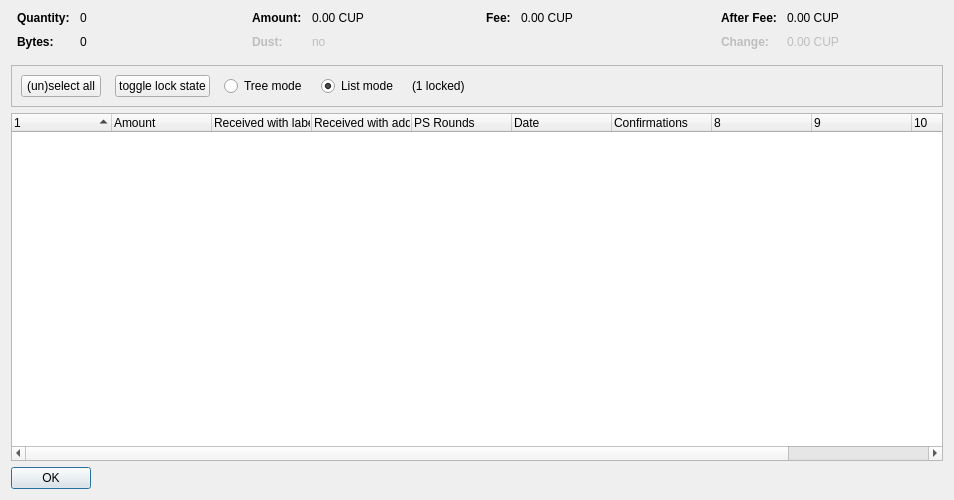
<?xml version="1.0" encoding="UTF-8"?>
<ui version="4.0">
 <class>CoinControlDialog</class>
 <widget class="QDialog" name="CoinControlDialog">
  <property name="geometry">
   <rect>
    <x>0</x>
    <y>0</y>
    <width>954</width>
    <height>500</height>
   </rect>
  </property>
  <property name="windowTitle">
   <string>Coin Selection</string>
  </property>
  <layout class="QVBoxLayout" name="verticalLayout">
   <item>
    <layout class="QHBoxLayout" name="horizontalLayoutTop" stretch="0,0,0,0">
     <property name="topMargin">
      <number>0</number>
     </property>
     <property name="bottomMargin">
      <number>10</number>
     </property>
     <item>
      <layout class="QFormLayout" name="formLayoutCoinControl1">
       <property name="horizontalSpacing">
        <number>10</number>
       </property>
       <property name="verticalSpacing">
        <number>10</number>
       </property>
       <property name="leftMargin">
        <number>6</number>
       </property>
       <property name="rightMargin">
        <number>6</number>
       </property>
       <item row="0" column="0">
        <widget class="QLabel" name="labelCoinControlQuantityText">
         <property name="font">
          <font>
           <weight>75</weight>
           <bold>true</bold>
          </font>
         </property>
         <property name="text">
          <string>Quantity:</string>
         </property>
        </widget>
       </item>
       <item row="0" column="1">
        <widget class="QLabel" name="labelCoinControlQuantity">
         <property name="cursor">
          <cursorShape>IBeamCursor</cursorShape>
         </property>
         <property name="contextMenuPolicy">
          <enum>Qt::ActionsContextMenu</enum>
         </property>
         <property name="text">
          <string notr="true">0</string>
         </property>
         <property name="textInteractionFlags">
          <set>Qt::LinksAccessibleByMouse|Qt::TextSelectableByKeyboard|Qt::TextSelectableByMouse</set>
         </property>
        </widget>
       </item>
       <item row="1" column="0">
        <widget class="QLabel" name="labelCoinControlBytesText">
         <property name="font">
          <font>
           <weight>75</weight>
           <bold>true</bold>
          </font>
         </property>
         <property name="text">
          <string>Bytes:</string>
         </property>
        </widget>
       </item>
       <item row="1" column="1">
        <widget class="QLabel" name="labelCoinControlBytes">
         <property name="cursor">
          <cursorShape>IBeamCursor</cursorShape>
         </property>
         <property name="contextMenuPolicy">
          <enum>Qt::ActionsContextMenu</enum>
         </property>
         <property name="text">
          <string notr="true">0</string>
         </property>
         <property name="textInteractionFlags">
          <set>Qt::LinksAccessibleByMouse|Qt::TextSelectableByKeyboard|Qt::TextSelectableByMouse</set>
         </property>
        </widget>
       </item>
      </layout>
     </item>
     <item>
      <layout class="QFormLayout" name="formLayoutCoinControl2">
       <property name="horizontalSpacing">
        <number>10</number>
       </property>
       <property name="verticalSpacing">
        <number>10</number>
       </property>
       <property name="leftMargin">
        <number>6</number>
       </property>
       <property name="rightMargin">
        <number>6</number>
       </property>
       <item row="0" column="0">
        <widget class="QLabel" name="labelCoinControlAmountText">
         <property name="font">
          <font>
           <weight>75</weight>
           <bold>true</bold>
          </font>
         </property>
         <property name="text">
          <string>Amount:</string>
         </property>
        </widget>
       </item>
       <item row="0" column="1">
        <widget class="QLabel" name="labelCoinControlAmount">
         <property name="cursor">
          <cursorShape>IBeamCursor</cursorShape>
         </property>
         <property name="contextMenuPolicy">
          <enum>Qt::ActionsContextMenu</enum>
         </property>
         <property name="text">
          <string notr="true">0.00 CUP</string>
         </property>
         <property name="textInteractionFlags">
          <set>Qt::LinksAccessibleByMouse|Qt::TextSelectableByKeyboard|Qt::TextSelectableByMouse</set>
         </property>
        </widget>
       </item>
       <item row="1" column="0">
        <widget class="QLabel" name="labelCoinControlLowOutputText">
         <property name="enabled">
          <bool>false</bool>
         </property>
         <property name="font">
          <font>
           <weight>75</weight>
           <bold>true</bold>
          </font>
         </property>
         <property name="text">
          <string>Dust:</string>
         </property>
        </widget>
       </item>
       <item row="1" column="1">
        <widget class="QLabel" name="labelCoinControlLowOutput">
         <property name="enabled">
          <bool>false</bool>
         </property>
         <property name="cursor">
          <cursorShape>IBeamCursor</cursorShape>
         </property>
         <property name="contextMenuPolicy">
          <enum>Qt::ActionsContextMenu</enum>
         </property>
         <property name="text">
          <string notr="true">no</string>
         </property>
         <property name="textInteractionFlags">
          <set>Qt::LinksAccessibleByMouse|Qt::TextSelectableByKeyboard|Qt::TextSelectableByMouse</set>
         </property>
        </widget>
       </item>
      </layout>
     </item>
     <item>
      <layout class="QFormLayout" name="formLayoutCoinControl3">
       <property name="horizontalSpacing">
        <number>10</number>
       </property>
       <property name="verticalSpacing">
        <number>10</number>
       </property>
       <property name="leftMargin">
        <number>6</number>
       </property>
       <property name="rightMargin">
        <number>6</number>
       </property>
       <item row="0" column="0">
        <widget class="QLabel" name="labelCoinControlFeeText">
         <property name="font">
          <font>
           <weight>75</weight>
           <bold>true</bold>
          </font>
         </property>
         <property name="text">
          <string>Fee:</string>
         </property>
        </widget>
       </item>
       <item row="0" column="1">
        <widget class="QLabel" name="labelCoinControlFee">
         <property name="cursor">
          <cursorShape>IBeamCursor</cursorShape>
         </property>
         <property name="contextMenuPolicy">
          <enum>Qt::ActionsContextMenu</enum>
         </property>
         <property name="text">
          <string notr="true">0.00 CUP</string>
         </property>
         <property name="textInteractionFlags">
          <set>Qt::LinksAccessibleByMouse|Qt::TextSelectableByKeyboard|Qt::TextSelectableByMouse</set>
         </property>
        </widget>
       </item>
      </layout>
     </item>
     <item>
      <layout class="QFormLayout" name="formLayoutCoinControl4">
       <property name="horizontalSpacing">
        <number>10</number>
       </property>
       <property name="verticalSpacing">
        <number>10</number>
       </property>
       <property name="leftMargin">
        <number>6</number>
       </property>
       <property name="rightMargin">
        <number>6</number>
       </property>
       <item row="0" column="0">
        <widget class="QLabel" name="labelCoinControlAfterFeeText">
         <property name="font">
          <font>
           <weight>75</weight>
           <bold>true</bold>
          </font>
         </property>
         <property name="text">
          <string>After Fee:</string>
         </property>
        </widget>
       </item>
       <item row="0" column="1">
        <widget class="QLabel" name="labelCoinControlAfterFee">
         <property name="cursor">
          <cursorShape>IBeamCursor</cursorShape>
         </property>
         <property name="contextMenuPolicy">
          <enum>Qt::ActionsContextMenu</enum>
         </property>
         <property name="text">
          <string notr="true">0.00 CUP</string>
         </property>
         <property name="textInteractionFlags">
          <set>Qt::LinksAccessibleByMouse|Qt::TextSelectableByKeyboard|Qt::TextSelectableByMouse</set>
         </property>
        </widget>
       </item>
       <item row="1" column="0">
        <widget class="QLabel" name="labelCoinControlChangeText">
         <property name="enabled">
          <bool>false</bool>
         </property>
         <property name="font">
          <font>
           <weight>75</weight>
           <bold>true</bold>
          </font>
         </property>
         <property name="text">
          <string>Change:</string>
         </property>
        </widget>
       </item>
       <item row="1" column="1">
        <widget class="QLabel" name="labelCoinControlChange">
         <property name="enabled">
          <bool>false</bool>
         </property>
         <property name="cursor">
          <cursorShape>IBeamCursor</cursorShape>
         </property>
         <property name="contextMenuPolicy">
          <enum>Qt::ActionsContextMenu</enum>
         </property>
         <property name="text">
          <string notr="true">0.00 CUP</string>
         </property>
         <property name="textInteractionFlags">
          <set>Qt::LinksAccessibleByMouse|Qt::TextSelectableByKeyboard|Qt::TextSelectableByMouse</set>
         </property>
        </widget>
       </item>
      </layout>
     </item>
    </layout>
   </item>
   <item>
    <widget class="QFrame" name="frame">
     <property name="minimumSize">
      <size>
       <width>0</width>
       <height>40</height>
      </size>
     </property>
     <property name="frameShape">
      <enum>QFrame::StyledPanel</enum>
     </property>
     <property name="frameShadow">
      <enum>QFrame::Sunken</enum>
     </property>
     <layout class="QHBoxLayout" name="horizontalLayout">
      <item>
       <layout class="QHBoxLayout" name="horizontalLayoutPanel" stretch="0,0,0,0,0,0">
        <property name="spacing">
         <number>14</number>
        </property>
        <item>
         <widget class="QPushButton" name="pushButtonSelectAll">
          <property name="sizePolicy">
           <sizepolicy hsizetype="Maximum" vsizetype="Fixed">
            <horstretch>0</horstretch>
            <verstretch>0</verstretch>
           </sizepolicy>
          </property>
          <property name="text">
           <string>(un)select all</string>
          </property>
          <property name="autoDefault">
           <bool>false</bool>
          </property>
         </widget>
        </item>
        <item>
         <widget class="QPushButton" name="pushButtonToggleLock">
          <property name="sizePolicy">
           <sizepolicy hsizetype="Maximum" vsizetype="Fixed">
            <horstretch>0</horstretch>
            <verstretch>0</verstretch>
           </sizepolicy>
          </property>
          <property name="text">
           <string>toggle lock state</string>
          </property>
          <property name="autoDefault">
           <bool>false</bool>
          </property>
         </widget>
        </item>
        <item>
         <widget class="QRadioButton" name="radioTreeMode">
          <property name="sizePolicy">
           <sizepolicy hsizetype="Maximum" vsizetype="Fixed">
            <horstretch>0</horstretch>
            <verstretch>0</verstretch>
           </sizepolicy>
          </property>
          <property name="text">
           <string>Tree mode</string>
          </property>
         </widget>
        </item>
        <item>
         <widget class="QRadioButton" name="radioListMode">
          <property name="sizePolicy">
           <sizepolicy hsizetype="Maximum" vsizetype="Fixed">
            <horstretch>0</horstretch>
            <verstretch>0</verstretch>
           </sizepolicy>
          </property>
          <property name="text">
           <string>List mode</string>
          </property>
          <property name="checked">
           <bool>true</bool>
          </property>
         </widget>
        </item>
        <item>
         <widget class="QLabel" name="labelLocked">
          <property name="text">
           <string>(1 locked)</string>
          </property>
         </widget>
        </item>
        <item>
         <spacer name="horizontalSpacer">
          <property name="orientation">
           <enum>Qt::Horizontal</enum>
          </property>
          <property name="sizeHint" stdset="0">
           <size>
            <width>40</width>
            <height>20</height>
           </size>
          </property>
         </spacer>
        </item>
       </layout>
      </item>
     </layout>
    </widget>
   </item>
   <item>
    <widget class="CoinControlTreeWidget" name="treeWidget">
     <property name="contextMenuPolicy">
      <enum>Qt::CustomContextMenu</enum>
     </property>
     <property name="sortingEnabled">
      <bool>false</bool>
     </property>
     <property name="columnCount">
      <number>11</number>
     </property>
     <attribute name="headerShowSortIndicator" stdset="0">
      <bool>true</bool>
     </attribute>
     <attribute name="headerStretchLastSection">
      <bool>false</bool>
     </attribute>
     <column>
      <property name="text">
       <string/>
      </property>
     </column>
     <column>
      <property name="text">
       <string>Amount</string>
      </property>
     </column>
     <column>
      <property name="text">
       <string>Received with label</string>
      </property>
     </column>
     <column>
      <property name="text">
       <string>Received with address</string>
      </property>
     </column>
     <column>
      <property name="text">
       <string>PS Rounds</string>
      </property>
     </column>
     <column>
      <property name="text">
       <string>Date</string>
      </property>
     </column>
     <column>
      <property name="text">
       <string>Confirmations</string>
      </property>
      <property name="toolTip">
       <string>Confirmed</string>
      </property>
     </column>
     <column>
      <property name="text">
       <string/>
      </property>
     </column>
     <column>
      <property name="text">
       <string/>
      </property>
     </column>
     <column>
      <property name="text">
       <string/>
      </property>
     </column>
     <column>
      <property name="text">
       <string/>
      </property>
     </column>
    </widget>
   </item>
   <item>
    <widget class="QDialogButtonBox" name="buttonBox">
     <property name="sizePolicy">
      <sizepolicy hsizetype="Maximum" vsizetype="Fixed">
       <horstretch>0</horstretch>
       <verstretch>0</verstretch>
      </sizepolicy>
     </property>
     <property name="orientation">
      <enum>Qt::Horizontal</enum>
     </property>
     <property name="standardButtons">
      <set>QDialogButtonBox::Ok</set>
     </property>
    </widget>
   </item>
  </layout>
 </widget>
 <customwidgets>
  <customwidget>
   <class>CoinControlTreeWidget</class>
   <extends>QTreeWidget</extends>
   <header>coincontroltreewidget.h</header>
  </customwidget>
 </customwidgets>
 <resources/>
 <connections/>
</ui>
